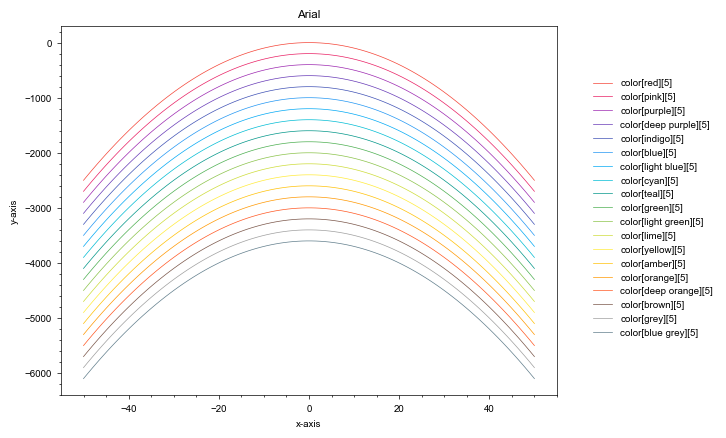

Write the Python code that produced this figure.
import matplotlib.pyplot
from matplotlib_style import colors
import numpy

n = 100
x = numpy.linspace(-50, 50, num=n)

fig, ax = matplotlib.pyplot.subplots()

for i, (name, array) in enumerate(colors.items()):
	a = - 1
	b = 0
	c = - 2 * n * i
	y = a * x ** 2 + b * x + c
	color = array[5]
	label = f'color[{name}][5]'
	ax.plot(
		x, 
		y,
		color=color, 
		label=label,
	)

title = matplotlib.rcParams['font.sans-serif'][0]
ax.set_title(title)
ax.set_xlabel('x-axis')
ax.set_ylabel('y-axis')

print()

loc = 'center'
bbox_to_anchor = (1.05, 0.5)
fig.legend(
	loc=loc,
	bbox_to_anchor=bbox_to_anchor,
)

fig.savefig('example.png', bbox_inches='tight', dpi=100)